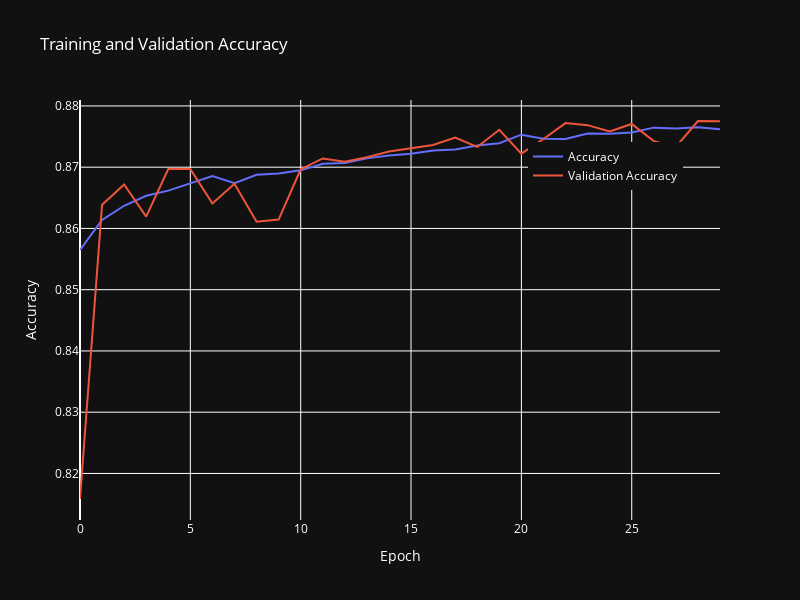

Notebook code cell kept with this figure:
### Code cell
import plotly.graph_objects as go

fig = go.Figure()
fig.add_trace(go.Scatter(x=history.epoch,
                         y=history.history['accuracy'],
                         name='Accuracy'))
fig.add_trace(go.Scatter(x=history.epoch,
                         y=history.history['val_accuracy'],
                         name='Validation Accuracy'))
fig.update_layout(title='Training and Validation Accuracy',
                  xaxis_title='Epoch',
                  yaxis_title='Accuracy',
                  legend=dict(x=0.7, y=0.9),
                  width=800,
                  height=600,
                  plot_bgcolor='rgb(17, 17, 17)',
                  paper_bgcolor='rgb(17, 17, 17)',
                  font=dict(color='white'))
fig.show()

### Figure 1 — Plotly figure (JSON) as saved in the notebook; plotly's stock layout.template omitted (floating-point values rounded to 4 significant figures)
{"data": [{"name": "Accuracy", "type": "scatter", "x": [0, 1, 2, 3, 4, 5, 6, 7, 8, 9, 10, 11, 12, 13, 14, 15, 16, 17, 18, 19, 20, 21, 22, 23, 24, 25, 26, 27, 28, 29], "y": [0.8565, 0.8614, 0.8637, 0.8653, 0.8662, 0.8674, 0.8685, 0.8674, 0.8688, 0.869, 0.8695, 0.8706, 0.8707, 0.8714, 0.8719, 0.8722, 0.8727, 0.8729, 0.8735, 0.8739, 0.8753, 0.8747, 0.8746, 0.8755, 0.8755, 0.8757, 0.8765, 0.8763, 0.8765, 0.8762]}, {"name": "Validation Accuracy", "type": "scatter", "x": [0, 1, 2, 3, 4, 5, 6, 7, 8, 9, 10, 11, 12, 13, 14, 15, 16, 17, 18, 19, 20, 21, 22, 23, 24, 25, 26, 27, 28, 29], "y": [0.8158, 0.8639, 0.8672, 0.8619, 0.8697, 0.8697, 0.8641, 0.8673, 0.8611, 0.8614, 0.8697, 0.8714, 0.8709, 0.8716, 0.8726, 0.8731, 0.8736, 0.8748, 0.8733, 0.8761, 0.8722, 0.8746, 0.8772, 0.8769, 0.8759, 0.8771, 0.8743, 0.8733, 0.8775, 0.8775]}], "layout": {"font": {"color": "white"}, "height": 600, "legend": {"x": 0.7, "y": 0.9}, "paper_bgcolor": "rgb(17, 17, 17)", "plot_bgcolor": "rgb(17, 17, 17)", "title": {"text": "Training and Validation Accuracy"}, "width": 800, "xaxis": {"autorange": true, "range": [0, 29], "title": {"text": "Epoch"}, "type": "linear"}, "yaxis": {"autorange": true, "range": [0.8124, 0.881], "title": {"text": "Accuracy"}, "type": "linear"}}}
